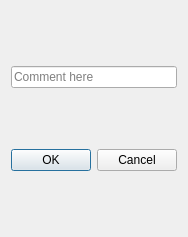
<?xml version="1.0" encoding="UTF-8"?>
<ui version="4.0">
 <class>mbcEdit</class>
 <widget class="QDialog" name="mbcEdit">
  <property name="geometry">
   <rect>
    <x>0</x>
    <y>0</y>
    <width>174</width>
    <height>237</height>
   </rect>
  </property>
  <property name="windowTitle">
   <string>BC Edit</string>
  </property>
  <layout class="QGridLayout" name="gridLayout">
   <item row="1" column="0">
    <widget class="QDialogButtonBox" name="buttonBox">
     <property name="orientation">
      <enum>Qt::Horizontal</enum>
     </property>
     <property name="standardButtons">
      <set>QDialogButtonBox::Cancel|QDialogButtonBox::Ok</set>
     </property>
     <property name="centerButtons">
      <bool>true</bool>
     </property>
    </widget>
   </item>
   <item row="0" column="0">
    <widget class="QLineEdit" name="lineEdit">
     <property name="text">
      <string/>
     </property>
     <property name="placeholderText">
      <string>Comment here</string>
     </property>
    </widget>
   </item>
  </layout>
 </widget>
 <resources/>
 <connections>
  <connection>
   <sender>buttonBox</sender>
   <signal>accepted()</signal>
   <receiver>mbcEdit</receiver>
   <slot>accept()</slot>
   <hints>
    <hint type="sourcelabel">
     <x>248</x>
     <y>254</y>
    </hint>
    <hint type="destinationlabel">
     <x>157</x>
     <y>274</y>
    </hint>
   </hints>
  </connection>
  <connection>
   <sender>buttonBox</sender>
   <signal>rejected()</signal>
   <receiver>mbcEdit</receiver>
   <slot>reject()</slot>
   <hints>
    <hint type="sourcelabel">
     <x>316</x>
     <y>260</y>
    </hint>
    <hint type="destinationlabel">
     <x>286</x>
     <y>274</y>
    </hint>
   </hints>
  </connection>
 </connections>
</ui>
